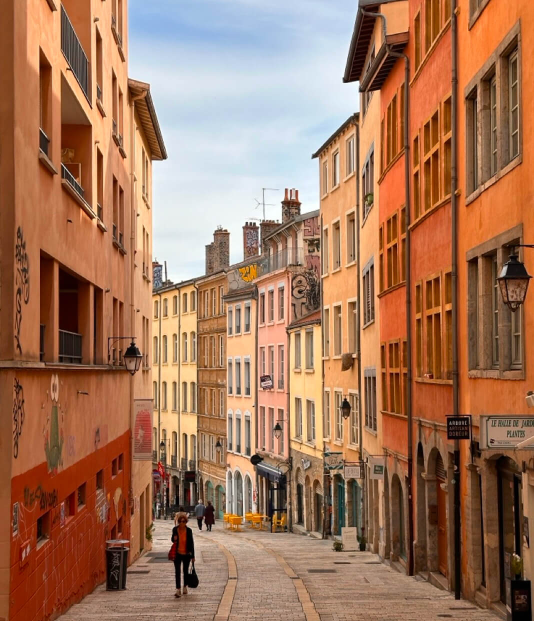
#> input picture assets/images/Croix-Rousse.jpg, 1068 x 1242 px (shown at 1/2 size)
$ python shrink_image.py assets/images/Croix-Rousse.jpg out.png
#> lines starting #> are read from the running program, lines starting #| are printed output that depends on the picture
"""
Shrink a photo for the website (JustGuide originals are ~6 MB; the site wants ~100-250 KB).

Usage (from the repo folder):
    python shrink_image.py "C:\\Downloads\\photo.jpg" assets/images/food-tour/wine.jpg
    python shrink_image.py photo.jpg out.jpg --max 900          # smaller long side (default 1200 px)
    python shrink_image.py photo.jpg out.jpg --aspect 4:5       # centre-crop to a ratio first (e.g. 1:1, 4:5, 3:2)

Requires Pillow (already installed):  pip install pillow
"""
import argparse
import os
from PIL import Image, ImageOps

ap = argparse.ArgumentParser()
ap.add_argument('src')
ap.add_argument('out')
ap.add_argument('--max', type=int, default=1200, help='longest side in px (default 1200)')
ap.add_argument('--aspect', default=None, help='centre-crop to W:H before resizing, e.g. 4:5')
ap.add_argument('--quality', type=int, default=80)
a = ap.parse_args()

im = ImageOps.exif_transpose(Image.open(a.src)).convert('RGB')
#> im is the input picture: PIL image 1068x1242 RGB; mean R, G, B 162.7, 117.8, 91.4
if a.aspect:
    aw, ah = (int(x) for x in a.aspect.split(':'))
    w, h = im.size
    if w / h > aw / ah:
        nw = int(h * aw / ah); x = (w - nw) // 2; im = im.crop((x, 0, x + nw, h))
    else:
        nh = int(w * ah / aw); y = (h - nh) // 2; im = im.crop((0, y, w, y + nh))
im.thumbnail((a.max, a.max), Image.LANCZOS)
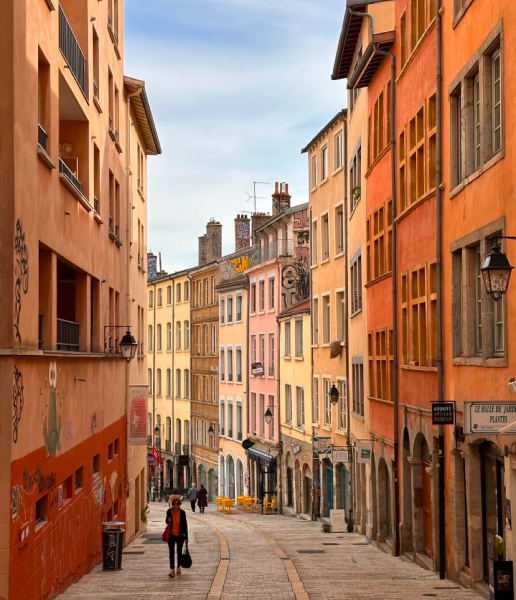
#> im: PIL image 1032x1200 RGB (shown at 1/2 size); mean R, G, B 162.6, 117.8, 91.4
os.makedirs(os.path.dirname(a.out) or '.', exist_ok=True)
im.save(a.out, 'JPEG', quality=a.quality, optimize=True, progressive=True)
print(f'{a.out}: {im.size[0]}x{im.size[1]} px, {os.path.getsize(a.out) // 1024} KB')
#| out.png: 1032x1200 px, 203 KB

$ run again, on assets/images/lyon.JPG
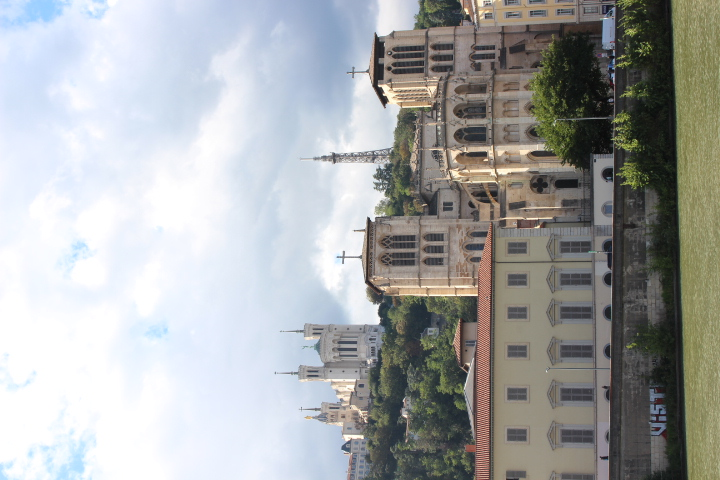
#> input picture assets/images/lyon.JPG, 720 x 480 px
#> `im = ImageOps.exif_transpose(Image.open(a.src)).convert('RGB')`:
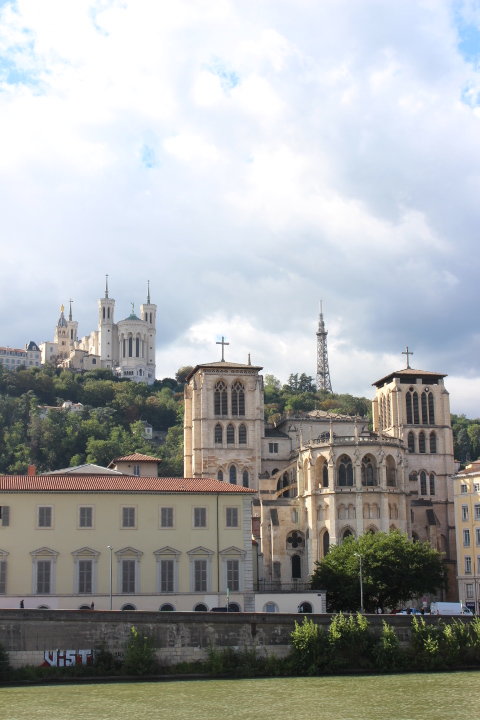
#> im: PIL image 480x720 RGB; mean R, G, B 165.7, 167.9, 167.9
#| out.png: 480x720 px, 49 KB
